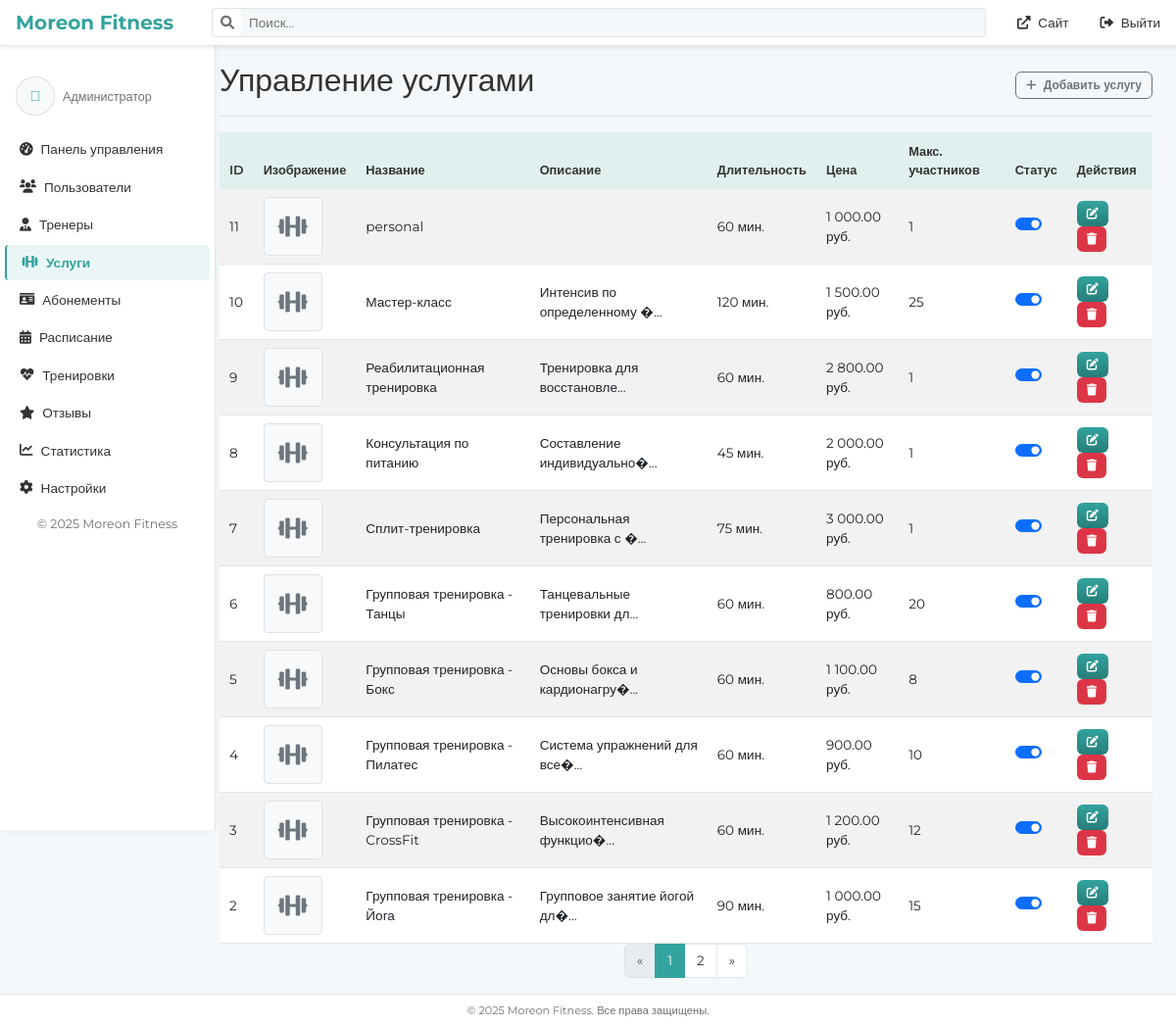
Screenshot of /admin/services.php (signed in) with the database file from the repository.
### tables this page shows
CREATE TABLE `services` (
  `id` int NOT NULL,
  `name` varchar(255) NOT NULL,
  `description` text,
  `duration` int DEFAULT NULL,
  `price` decimal(10,2) NOT NULL,
  `max_participants` int DEFAULT NULL,
  `is_active` tinyint(1) DEFAULT '1',
  `created_at` timestamp NULL DEFAULT CURRENT_TIMESTAMP,
  `updated_at` timestamp NULL DEFAULT CURRENT_TIMESTAMP ON UPDATE CURRENT_TIMESTAMP
);

### admin/services.php (the view, shortened to what this page needs)
<?php
require_once('includes/auth_check.php');
$page = isset($_GET['page']) ? (int)$_GET['page'] : 1;
$perPage = 10;
$offset = ($page - 1) * $perPage;
$countStmt = $pdo->query("SELECT COUNT(*) FROM services");
$totalServices = $countStmt->fetchColumn();
$totalPages = ceil($totalServices / $perPage);
$servicesStmt = $pdo->prepare("
    SELECT * FROM services
    ORDER BY id DESC
    LIMIT :offset, :perPage
");
$servicesStmt->bindParam(':offset', $offset, PDO::PARAM_INT);
$servicesStmt->bindParam(':perPage', $perPage, PDO::PARAM_INT);
$servicesStmt->execute();
$services = $servicesStmt->fetchAll();
include 'includes/header.php';
?>
<div class="container-fluid">
    <div class="row">
        <?php include 'includes/sidebar.php'; ?>
        <main class="col-md-9 ms-sm-auto col-lg-10 px-md-4">
            <div class="d-flex justify-content-between flex-wrap flex-md-nowrap align-items-center pt-3 pb-2 mb-3 border-bottom">
                <h1 class="h2">Управление услугами</h1>
                <div class="btn-toolbar mb-2 mb-md-0">
                    <button type="button" class="btn btn-sm btn-outline-secondary" data-bs-toggle="modal" data-bs-target="#addServiceModal">
                        <i class="fas fa-plus me-1"></i> Добавить услугу
                    </button>
                </div>
            </div>
            <div class="table-responsive">
                <table class="table table-striped table-hover">
                    <thead>
                        <tr>
                            <th>ID</th>
                            <th>Изображение</th>
                            <th>Название</th>
                            <th>Описание</th>
                            <th>Длительность</th>
                            <th>Цена</th>
                            <th>Макс. участников</th>
                            <th>Статус</th>
                            <th>Действия</th>
                        </tr>
                    </thead>
                    <tbody>
                        <?php foreach ($services as $service): ?>
                        <tr>
                            <td><?= htmlspecialchars($service['id']) ?></td>
                            <td>
                                <?php if(!empty($service['image_url'])): ?>
                                    <img src="../<?= htmlspecialchars($service['image_url']) ?>" alt="<?= htmlspecialchars($service['name']) ?>" class="service-thumbnail">
                                <?php else: ?>
                                    <div class="service-thumbnail no-image">
                                        <i class="fas fa-dumbbell"></i>
                                    </div>
                                <?php endif; ?>
                            </td>
                            <td><?= htmlspecialchars($service['name']) ?></td>
                            <td>
                                <?php
                                $description = $service['description'] ?? '';
                                echo htmlspecialchars(strlen($description) > 50 ? substr($description, 0, 50) . '...' : $description);
                                ?>
                            </td>
                            <td><?= $service['duration'] ?> мин.</td>
                            <td><?= number_format($service['price'], 2, '.', ' ') ?> руб.</td>
                            <td><?= $service['max_participants'] ?: 'Не ограничено' ?></td>
                            <td>
                                <div class="form-check form-switch">
                                    <input class="form-check-input status-toggle" type="checkbox"
                                        data-service-id="<?= $service['id'] ?>"
                                        <?= $service['is_active'] ? 'checked' : '' ?>>
                                </div>
                            </td>
                            <td class="action-buttons">
                                <button type="button" class="btn btn-sm btn-primary edit-service" data-bs-toggle="modal" data-bs-target="#editServiceModal" data-service-id="<?= $service['id'] ?>">
                                    <i class="fas fa-edit"></i>
                                </button>
                                <button type="button" class="btn btn-sm btn-danger" data-bs-toggle="modal" data-bs-target="#deleteServiceModal" data-service-id="<?= $service['id'] ?>">
                                    <i class="fas fa-trash"></i>
                                </button>
                            </td>
                        </tr>
                        <?php endforeach; ?>
                    </tbody>
                </table>
            </div>
            <?php if ($totalPages > 1): ?>
            <nav aria-label="Навигация по страницам">
                <ul class="pagination justify-content-center">
                    <li class="page-item <?= $page <= 1 ? 'disabled' : '' ?>">
                        <a class="page-link" href="?page=<?= $page - 1 ?>" aria-label="Предыдущая">
                            <span aria-hidden="true">&laquo;</span>
                        </a>
                    </li>
                    <?php for ($i = 1; $i <= $totalPages; $i++): ?>
                    <li class="page-item <?= $i === $page ? 'active' : '' ?>">
                        <a class="page-link" href="?page=<?= $i ?>"><?= $i ?></a>
                    </li>
                    <?php endfor; ?>
                    <li class="page-item <?= $page >= $totalPages ? 'disabled' : '' ?>">
                        <a class="page-link" href="?page=<?= $page + 1 ?>" aria-label="Следующая">
                            <span aria-hidden="true">&raquo;</span>
                        </a>
                    </li>
                </ul>
            </nav>
            <?php endif; ?>
        </main>
    </div>
</div>
<?php include 'includes/footer.php'; ?>

### style/admin.css (style rules this page uses)
:root { --sidebar-width: 220px; --primary-color: #f5f8fa; --secondary-color: #e1f0ee; --accent-color: #32a39e; --accent-gradient: linear-gradient(180deg, #32a39e 0%, #267d79 100%); --light-bg: #ffffff; --text-color: #333333; --text-muted: #717171; --border-color: rgba(0, 0, 0, 0.1); --card-bg: #ffffff; --hover-bg: rgba(0, 0, 0, 0.05); --active-bg: rgba(50, 163, 158, 0.1); }
body { font-family: "Montserrat", sans-serif; background-color: var(--primary-color); color: var(--text-color); font-size: 0.9rem; }
h1, h2, h3, h4, h5, h6 { font-weight: 600; }
.table { color: var(--text-color); margin-bottom: 0; font-size: 0.85rem; }
.table thead th { background-color: var(--secondary-color); color: var(--text-color); border-bottom: none; font-weight: 600; padding: 10px; font-size: 0.8rem; }
.table tbody td { border-color: var(--border-color); padding: 8px 10px; vertical-align: middle; }
.btn { font-family: "Montserrat", sans-serif; border-radius: 6px; padding: 6px 14px; font-size: 0.85rem; font-weight: 600; transition: all 0.2s ease; }
.btn-primary { background: var(--accent-gradient); color: #ffffff; border: none; }
.btn-sm { padding: 4px 10px; font-size: 0.75rem; }
.btn-danger { background: #dc3545; color: #ffffff; border: none; }
.page-link { background-color: var(--light-bg); border-color: var(--border-color); color: var(--text-color); font-size: 0.85rem; }
.page-item.active .page-link { background-color: var(--accent-color); border-color: var(--accent-color); color: #ffffff; }

### admin/services.php (style rules this page uses)
.service-thumbnail { width: 60px; height: 60px; object-fit: cover; border-radius: 4px; }
.service-thumbnail.no-image { background-color: #f8f9fa; border: 1px solid #dee2e6; display: flex; align-items: center; justify-content: center; color: #6c757d; font-size: 1.5rem; }
.action-buttons .btn { margin-right: 5px; }

### rows the page displays
services: id "11", name "personal", duration "60", price "1 000.00", max_participants "1", is_active "☑"
services: id "10", name "Мастер-класс", description "Интенсив по определенному �...", duration "120", price "1 500.00", max_participants "25", is_active "☑"
services: id "9", name "Реабилитационная тренировка", description "Тренировка для восстановле...", duration "60", price "2 800.00", max_participants "1", is_active "☑"
services: id "8", name "Консультация по питанию", description "Составление индивидуально�...", duration "45", price "2 000.00", max_participants "1", is_active "☑"
services: id "7", name "Сплит-тренировка", description "Персональная тренировка с �...", duration "75", price "3 000.00", max_participants "1", is_active "☑"
services: id "6", name "Групповая тренировка - Танцы", description "Танцевальные тренировки дл...", duration "60", price "800.00", max_participants "20", is_active "☑"
services: id "5", name "Групповая тренировка - Бокс", description "Основы бокса и кардионагру�...", duration "60", price "1 100.00", max_participants "8", is_active "☑"
services: id "4", name "Групповая тренировка - Пилатес", description "Система упражнений для все�...", duration "60", price "900.00", max_participants "10", is_active "☑"
services: id "3", name "Групповая тренировка - CrossFit", description "Высокоинтенсивная функцио�...", duration "60", price "1 200.00", max_participants "12", is_active "☑"
services: id "2", name "Групповая тренировка - Йога", description "Групповое занятие йогой дл�...", duration "90", price "1 000.00", max_participants "15", is_active "☑"

### other values shown
$roleLabels[$_SESSION['user_role']] "Администратор"
